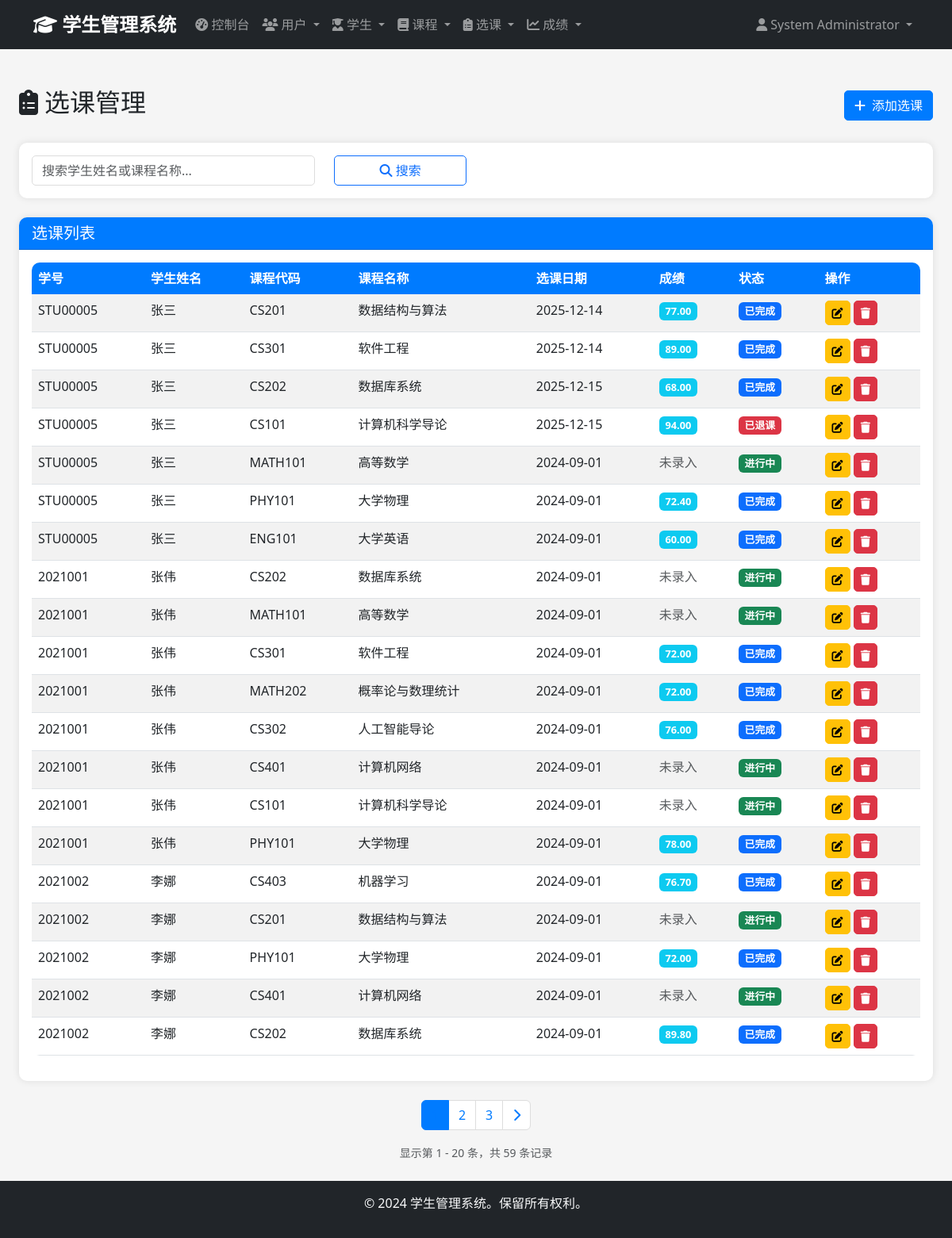
Before: /admin/enrollments (signed in) with the older database file.
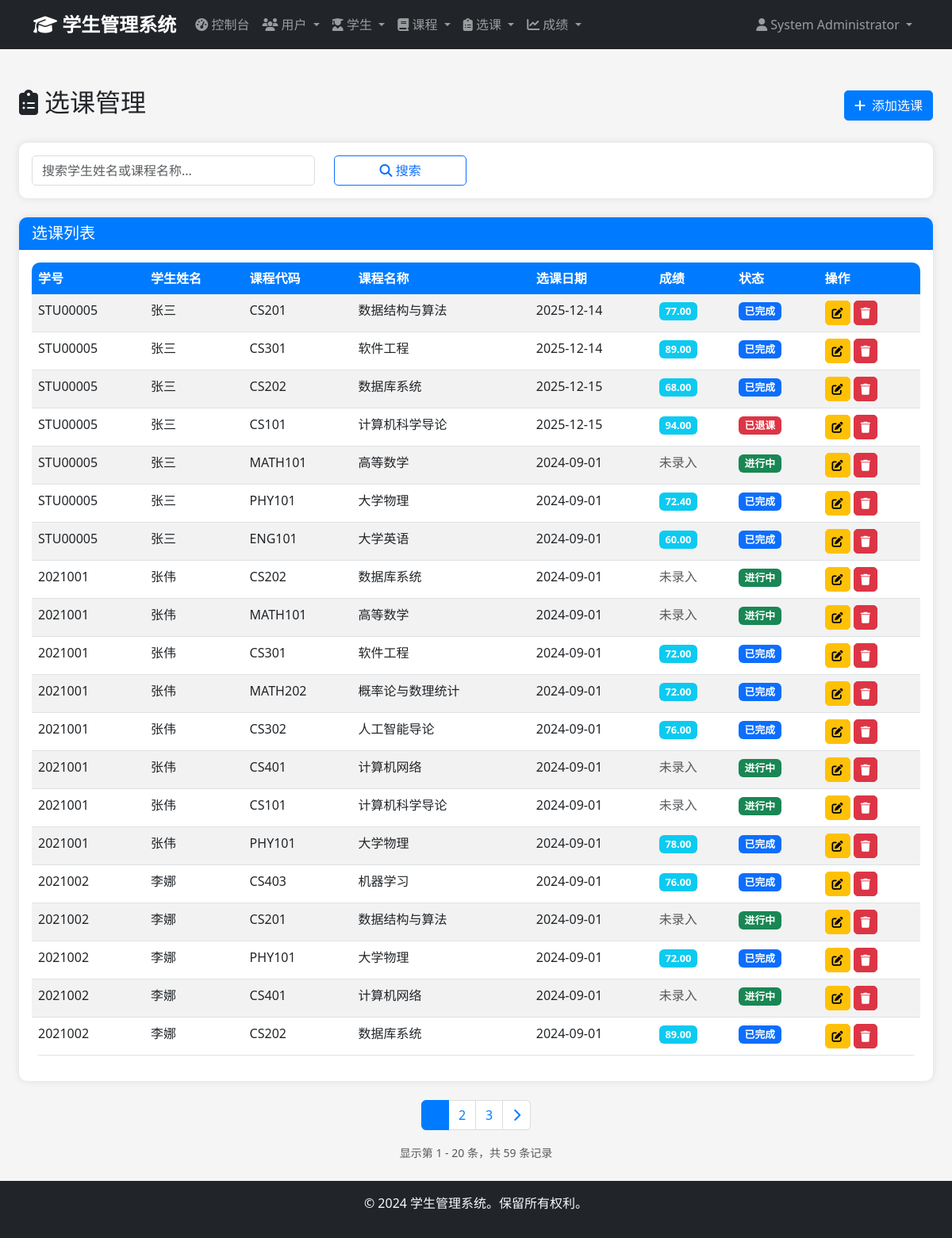
After: the same page with the newer database file.
### app/models/enrollment.py (models this page shows, shortened)
class Enrollment(db.Model):
    __tablename__ = 'enrollments'
    id = db.Column(db.Integer, primary_key=True)
    student_id = db.Column(db.Integer, db.ForeignKey('students.id'), nullable=False)
    course_id = db.Column(db.Integer, db.ForeignKey('courses.id'), nullable=False)
    enrollment_date = db.Column(db.Date, nullable=False, default=date.today)
    status = db.Column(db.Enum('enrolled', 'completed', 'dropped', 'withdrawn', name='enrollment_status'),
                       default='enrolled')
    grade = db.Column(db.Numeric(5, 2))
    created_at = db.Column(db.DateTime, default=datetime.utcnow)
    updated_at = db.Column(db.DateTime, default=datetime.utcnow, onupdate=datetime.utcnow)
    __table_args__ = (db.UniqueConstraint('student_id', 'course_id', name='unique_enrollment'),)

### app/models/student.py (models this page shows, shortened)
class Student(db.Model):
    __tablename__ = 'students'
    id = db.Column(db.Integer, primary_key=True)
    student_id = db.Column(db.String(20), unique=True, nullable=False)
    first_name = db.Column(db.String(50), nullable=False)
    last_name = db.Column(db.String(50), nullable=False)
    birth_date = db.Column(db.Date)
    gender = db.Column(db.Enum('Male', 'Female', 'Other', name='gender'))
    email = db.Column(db.String(100), unique=True, nullable=False)
    phone = db.Column(db.String(20))
    address = db.Column(db.Text)
    major = db.Column(db.String(100))
    enrollment_year = db.Column(db.Integer)
    created_at = db.Column(db.DateTime, default=datetime.utcnow)
    updated_at = db.Column(db.DateTime, default=datetime.utcnow, onupdate=datetime.utcnow)
    enrollments = db.relationship('Enrollment', backref='student', lazy='dynamic', cascade='all, delete-orphan')

### app/models/course.py (models this page shows, shortened)
class Course(db.Model):
    __tablename__ = 'courses'
    id = db.Column(db.Integer, primary_key=True)
    course_code = db.Column(db.String(20), unique=True, nullable=False)
    course_name = db.Column(db.String(100), nullable=False)
    description = db.Column(db.Text)
    credits = db.Column(db.Integer, nullable=False, default=3)
    department = db.Column(db.String(100))
    instructor = db.Column(db.String(100))
    created_at = db.Column(db.DateTime, default=datetime.utcnow)
    updated_at = db.Column(db.DateTime, default=datetime.utcnow, onupdate=datetime.utcnow)
    enrollments = db.relationship('Enrollment', backref='course', lazy='dynamic', cascade='all, delete-orphan')

### app/views/admin.py (the view, shortened to what this page needs)
@admin_bp.route('/enrollments')
@login_required
@admin_required
def enrollments():
    page = request.args.get('page', 1, type=int)
    search = request.args.get('search', '')
    status_filter = request.args.get('status', '')
    query = Enrollment.query.join(Student).join(Course)
    if status_filter:
        query = query.filter(Enrollment.status == status_filter)
    enrollments = query.paginate(
        page=page,
        per_page=20,
        error_out=False
    )
    return render_template('admin/enrollments/index.html', enrollments=enrollments, search=search, status_filter=status_filter)

### app/models/user.py (called while the page is built)
    def is_admin(self):
        return self.role == 'admin'

### app/views/auth.py (called while the page is built)
def admin_required(f):
    @wraps(f)
    def decorated_function(*args, **kwargs):
        if not current_user.is_authenticated or not current_user.is_admin():
            flash('访问被拒绝。需要管理员权限。', 'error')
            return redirect(url_for('auth.login'))
        return f(*args, **kwargs)
    return decorated_function

### app/templates/admin/enrollments/index.html (shortened to what the changed rows need)
{% extends "base.html" %}
{% block content %}
<div class="container-fluid mt-4">
    <div class="d-flex justify-content-between align-items-center mb-4">
        <div class="d-flex align-items-center">
            <h2>
                <i class="fas fa-clipboard-list me-2"></i>选课管理
            </h2>
        </div>
    </div>
    <div class="card">
        <div class="card-body">
            {% if enrollments %}
            <div class="table-responsive">
                <table class="table table-striped">
                    <thead>
                        <tr>
                            <th>学号</th>
                            <th>学生姓名</th>
                            <th>课程代码</th>
                            <th>课程名称</th>
                            <th>选课日期</th>
                            <th>成绩</th>
                            <th>状态</th>
                            <th>操作</th>
                        </tr>
                    </thead>
                    <tbody>
                        {% for enrollment in enrollments %}
                        <tr>
                            <td>{{ enrollment.student.student_id }}</td>
                            <td>{{ enrollment.student.first_name }}{{ enrollment.student.last_name }}</td>
                            <td>{{ enrollment.course.course_code }}</td>
                            <td>{{ enrollment.course.course_name }}</td>
                            <td>{{ enrollment.enrollment_date.strftime('%Y-%m-%d') if enrollment.enrollment_date else '-' }}</td>
                            <td>
                                {% if enrollment.grade is not none %}
                                    <span class="badge bg-info">{{ enrollment.grade }}</span>
                                {% else %}
                                    <span class="text-muted">未录入</span>
                                {% endif %}
                            </td>
                            <td>
                                {% if enrollment.status == 'enrolled' %}
                                    <span class="badge bg-success">进行中</span>
                                {% elif enrollment.status == 'completed' %}
                                    <span class="badge bg-primary">已完成</span>
                                {% else %}
                                    <span class="badge bg-danger">已退课</span>
                                {% endif %}
                            </td>
                            <td>
                                <a href="{{ url_for('admin.edit_enrollment', enrollment_id=enrollment.id) }}"
                                   class="btn btn-sm btn-warning" title="编辑">
                                    <i class="fas fa-edit"></i>
                                </a>
                                <button type="button" class="btn btn-sm btn-danger delete-enrollment"
                                        data-id="{{ enrollment.id }}"
                                        data-student="{{ enrollment.student.first_name }}{{ enrollment.student.last_name }}"
                                        data-course="{{ enrollment.course.course_name }}" title="删除">
                                    <i class="fas fa-trash"></i>
                                </button>
                            </td>
                        </tr>
                        {% endfor %}
                    </tbody>
                </table>
            </div>
            {% endif %}
        </div>
    </div>
</div>
{% endblock %}

Changed rows visible on the page:
changed Enrollment "CS403": grade "76.70" → "76.00"
changed Enrollment (number 20 of 20 on the later page): grade "89.80" → "89.00"
